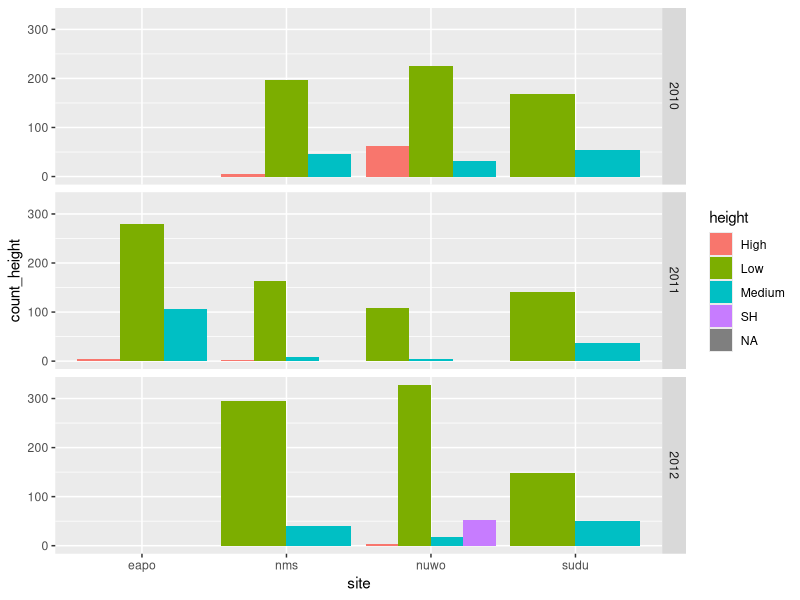

Reproduce this figure in R.
library(dplyr)
library(tidyr)
library(ggplot2)
library(reshape2)
library(e1071)
library(stringdist)

plant_data = tbl_df(read.csv("cleaned_landsend_veg_2007_2012.csv", 
                             stringsAsFactors = FALSE,
                             na.strings = c("")))
# str(plant_data)
# summary(plant_data)
# unique(plant_data$species)
# table(plant_data)
# 
# unique(plant_data$transect)

plant_data <- plant_data %>%
        mutate(transect = as.factor(transect),
               point = as.factor(point),
               height = as.factor(height),
               species = tolower(species))

#summary(plant_data)

#ggplot(aes(x = Site), fill = Native)

plant_data$height[plant_data$height == 'L'] <- "Low"
plant_data$height[plant_data$height == 'M'] <- "Medium"

plant_data <- separate(data = plant_data, col = site_year_code, into = c("site", "year"))




spec_list <- unique(plant_data$species)
spec_list <- sort(spec_list)
spec_pair <- tbl_df(expand.grid(spec_list, spec_list, stringsAsFactors = FALSE))

spec_pair <- mutate(spec_pair, one = Var1, two = Var2) %>%
        select(one,two)



spec_pair <- mutate(spec_pair, distance = stringdist(one,two)) %>%
        filter(one != two) %>%
        arrange(distance)



by_site_year <- plant_data %>% group_by(year,site) %>%
        summarise(count_species = n_distinct(species)) %>%
        arrange(desc(count_species))

# ggplot(aes(x = Site, y = count_species, fill = Year), data = by_site_year) + 
#         geom_bar(stat = "identity", position = "dodge")


pt_ht <- plant_data %>% select(point,height) %>%
        mutate(height = as.factor(height))
summary(pt_ht)

group_by(pt_ht, height)


by_site_height <- plant_data %>% group_by(year, site, height) %>%
        summarise(count_height = n()) %>%
        filter(year %in% c('2010', '2011', '2012'))
ggplot(aes(site, y= count_height, fill = height),data = by_site_height) +
        geom_bar(stat ='identity',position = "dodge")+ facet_grid(year ~ .)
